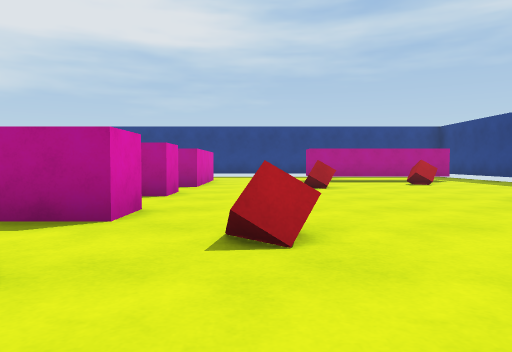
[1] (above)

19 first-person views from a walk through a 3-D level made in the Unity game engine. The camera is 0.59 m above the floor, tilts 2° down and sees 70° across. The floor is counted in squares, 1 m on a side. Each view is taken from the middle of a square. On the plan, view 1 faces up. The plan holds only what a view shows up to about 10 squares ahead; the rest is blank. The player is left out.

[2]
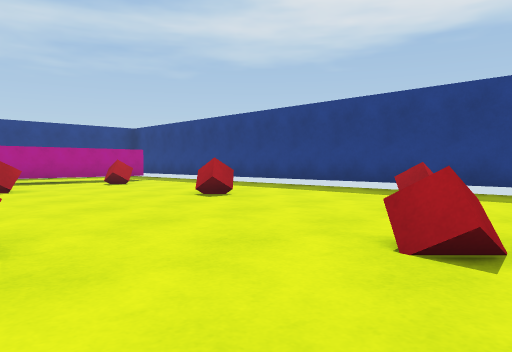

[3]
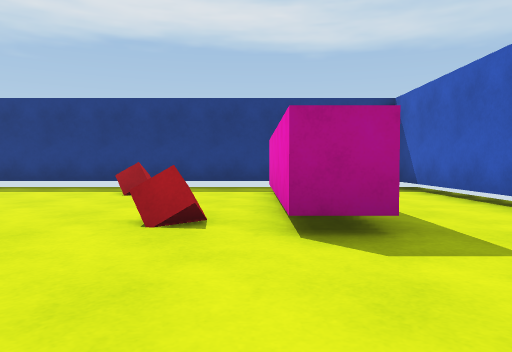

[4]
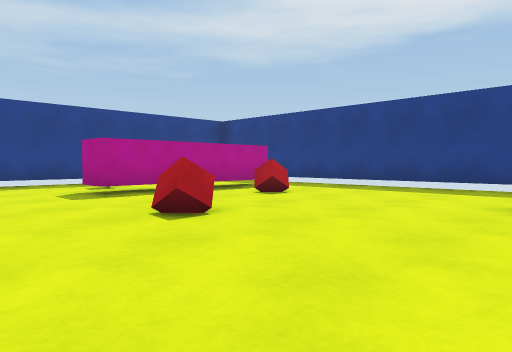

[5]
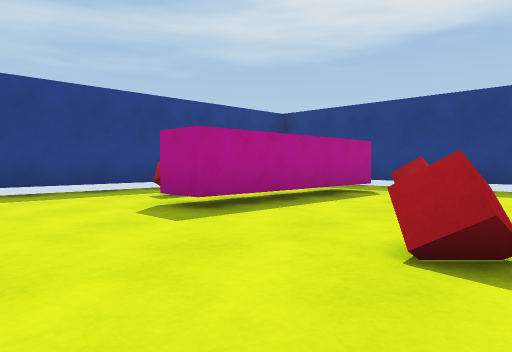

[6]
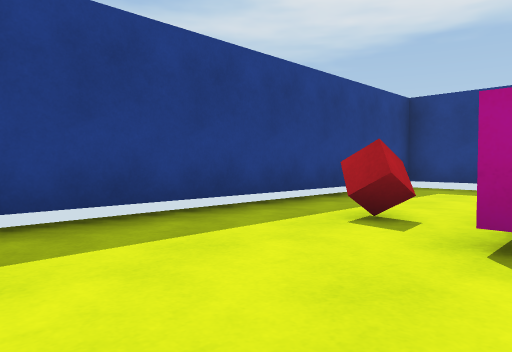

[7]
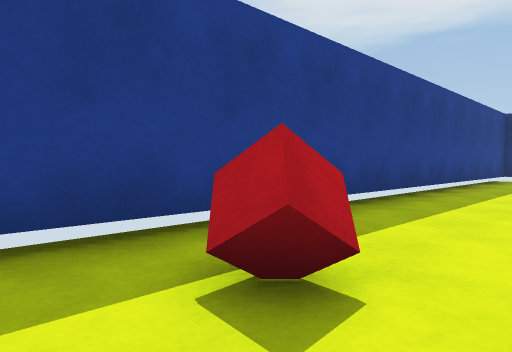

[8]
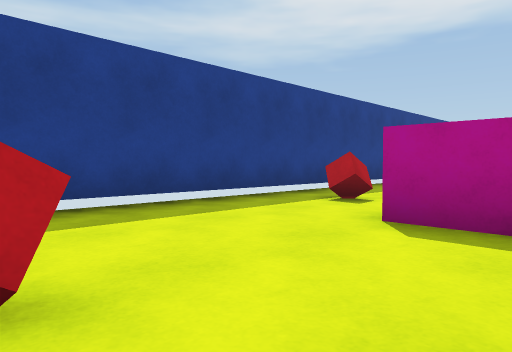

[9]
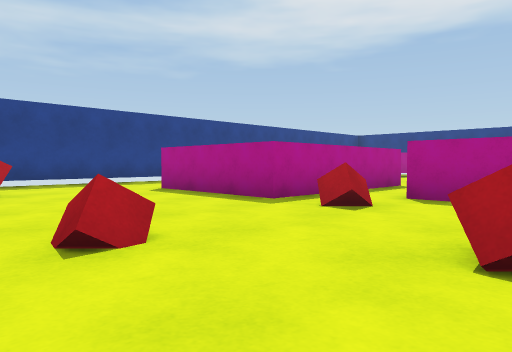

[10]
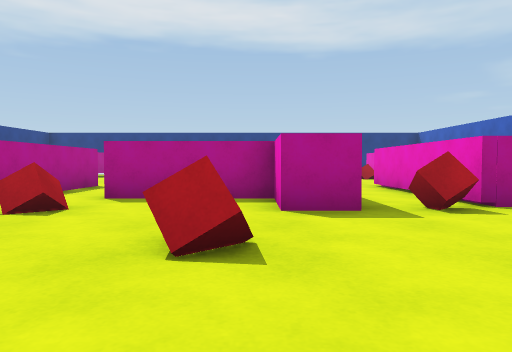

[11]
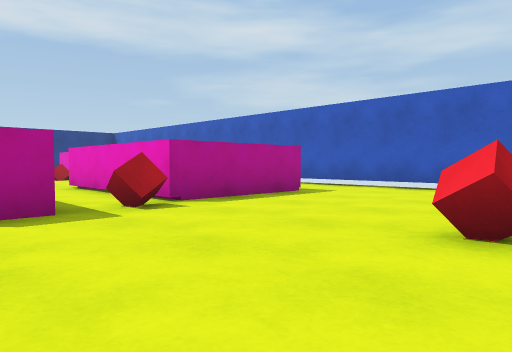

[12]
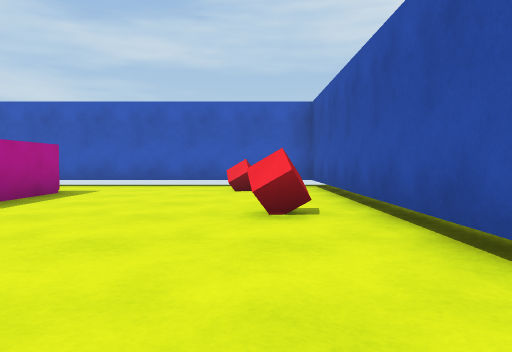

[13]
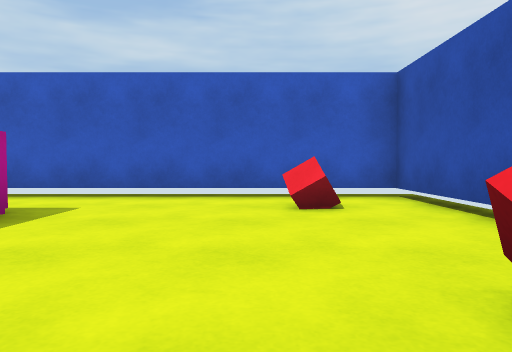

[14]
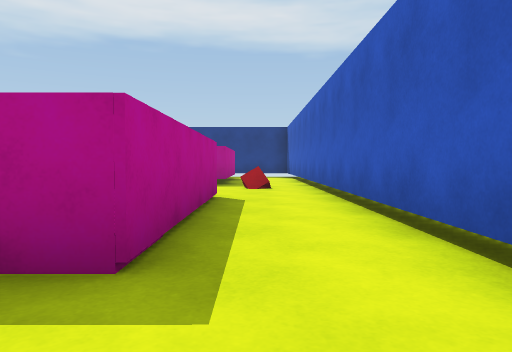

[15]
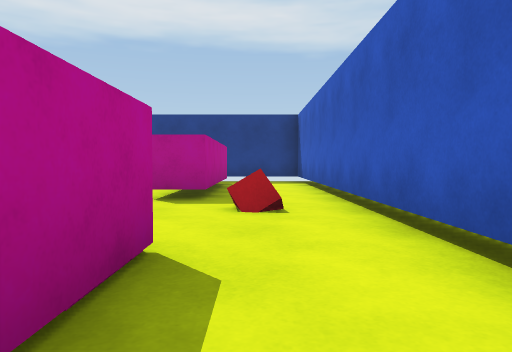

[16]
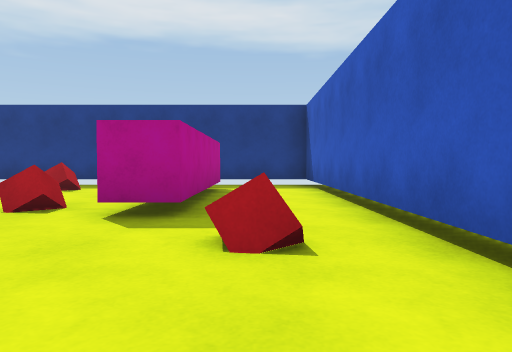

[17]
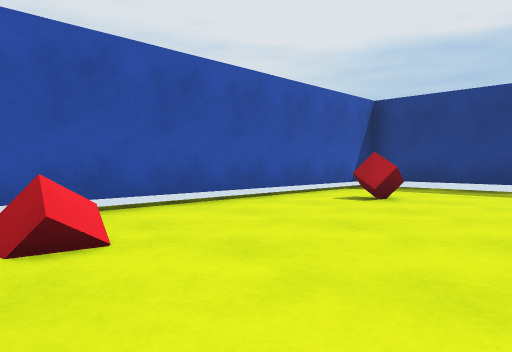

[18]
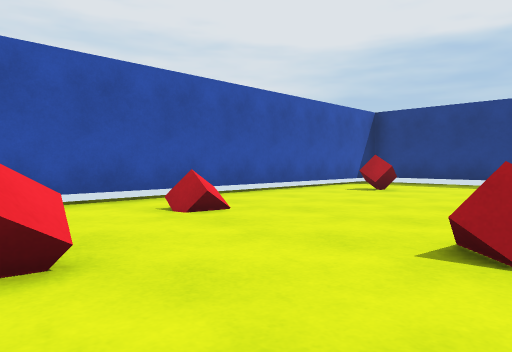

[19]
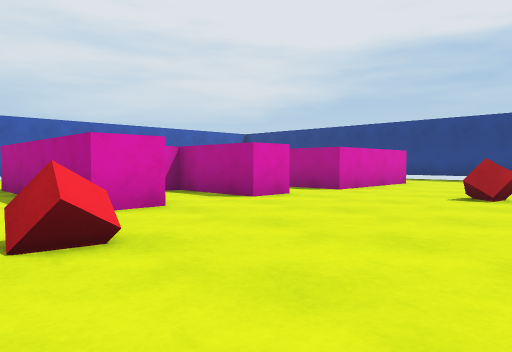

### Floor plan
Key: @ floor where view 1 was taken; # wall or solid block; . floor; C red cube; T thing the floor can be seen under or through.
Columns run from 12 left of view 1 to 8 right of it. Each row starts with its distance up from view 1.
 16 #####################
 15 #...................#
 14 #......C.......C....#
 13 #.C.................#
 12 #.....#   #...TTTTT.#
 11 #.....#   #.........#
 10 #.....#   #......C..#
  9 #.....#####...C.....#
  8 #.C...C.............#
  7 #......####.........#
  6 #......##.......C...#
  5 #...C..## ..........#
  4 #.....#####.........#
  3 #.....C.....C.......#
  2 #.C...#####.......C.#
  1 #.....#    ....C....#
  0 #.....#    .@.......#
 -1 #.....#####...#####.#
 -2 #.C..........C......#
 -3 #...................#
 -4 #####################

Where each view was taken, in squares from view 1:
view 1: 0 up, 0 right, facing up
view 2: 0 up, 0 right, facing up-right
view 3: 0 up, 1 left, facing right
view 4: 5 up, 1 left, facing up-right
view 5: 8 up, 1 left, facing up-right
view 6: 12 up, 1 left, facing up-right
view 7: 13 up, 6 left, facing up-right
view 8: 11 up, 10 left, facing up-right
view 9: 5 up, 11 left, facing up-right
view 10: 5 up, 11 left, facing right
view 11: 5 up, 11 left, facing down-right
view 12: 6 up, 10 left, facing down
view 13: 3 up, 9 left, facing down
view 14: 2 down, 8 left, facing right
view 15: 2 down, 4 left, facing right
view 16: 2 down, 2 left, facing right
view 17: 7 up, 7 left, facing up-left
view 18: 5 up, 6 left, facing up-left
view 19: 2 up, 3 right, facing up-left
